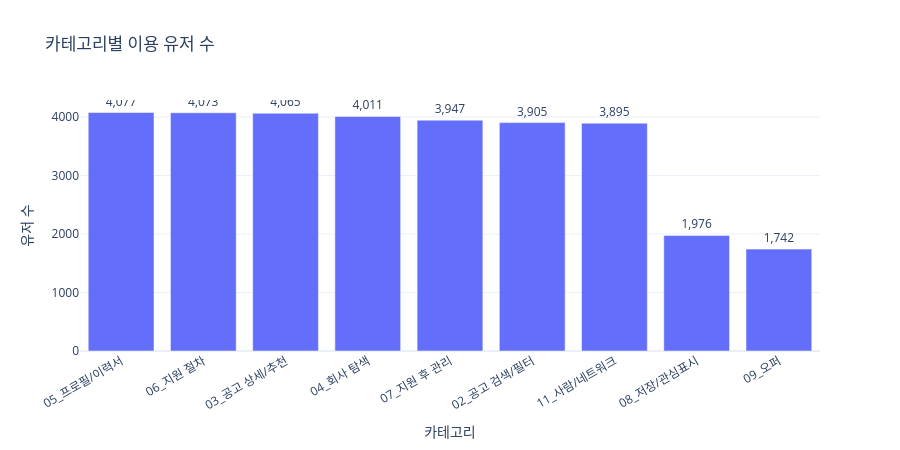

Here is the notebook cell this chart was saved with:
### Markdown cell above
## 4.3 분류 결과 검증

### Code cell
# =========================
# 4.3 카테고리별 로그 수 확인
# =========================

category_summary = (
    url_log_df.groupby("category", dropna=False)
    .agg(log_count=("user_uuid", "count"), user_count=("user_uuid", "nunique"))
    .sort_values("user_count", ascending=False)
)

fig = px.bar(
    category_summary.reset_index(),
    x="category",
    y="user_count",
    text="user_count",
    title="카테고리별 이용 유저 수",
    labels={"category": "카테고리", "user_count": "유저 수"},
    height=450
)
fig.update_traces(texttemplate="%{text:,}", textposition="outside")
fig.update_layout(xaxis_tickangle=-30)
fig.show()

category_summary

### Figure 1 — Plotly figure (JSON) as saved in the notebook; plotly's stock layout.template omitted (floating-point values rounded to 4 significant figures)
{"data": [{"hovertemplate": "카테고리=%{x}<br>유저 수=%{text}<extra></extra>", "legendgroup": "", "marker": {"color": "#636efa", "pattern": {"shape": ""}}, "name": "", "orientation": "v", "showlegend": false, "text": [4077.0, 4077.0, 4073.0, 4065.0, 4011.0, 3947.0, 3905.0, 3895.0, 1976.0, 1742.0], "textposition": "outside", "texttemplate": "%{text:,}", "type": "bar", "x": [null, "05_프로필/이력서", "06_지원 절차", "03_공고 상세/추천", "04_회사 탐색", "07_지원 후 관리", "02_공고 검색/필터", "11_사람/네트워크", "08_저장/관심표시", "09_오퍼"], "xaxis": "x", "y": [4077, 4077, 4073, 4065, 4011, 3947, 3905, 3895, 1976, 1742], "yaxis": "y"}], "layout": {"barmode": "relative", "height": 450, "legend": {"tracegroupgap": 0}, "title": {"text": "카테고리별 이용 유저 수"}, "xaxis": {"anchor": "y", "domain": [0.0, 1.0], "tickangle": -30, "title": {"text": "카테고리"}}, "yaxis": {"anchor": "x", "domain": [0.0, 1.0], "title": {"text": "유저 수"}}}}
